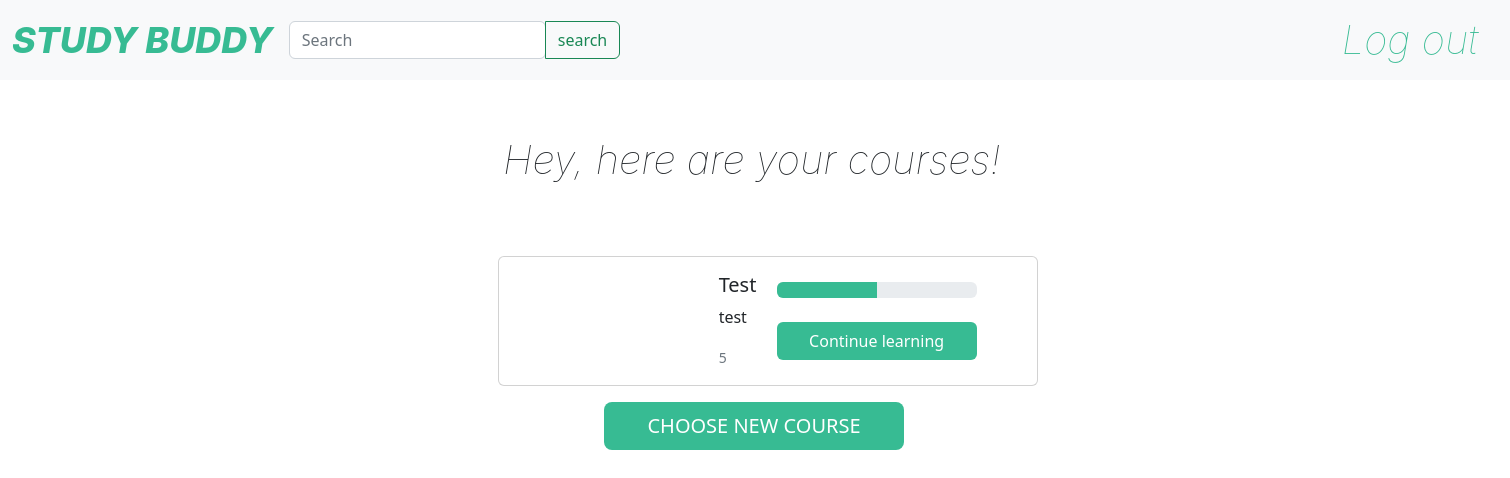
/studentIndex/ (signed in), run on an earlier commit of the app's database.
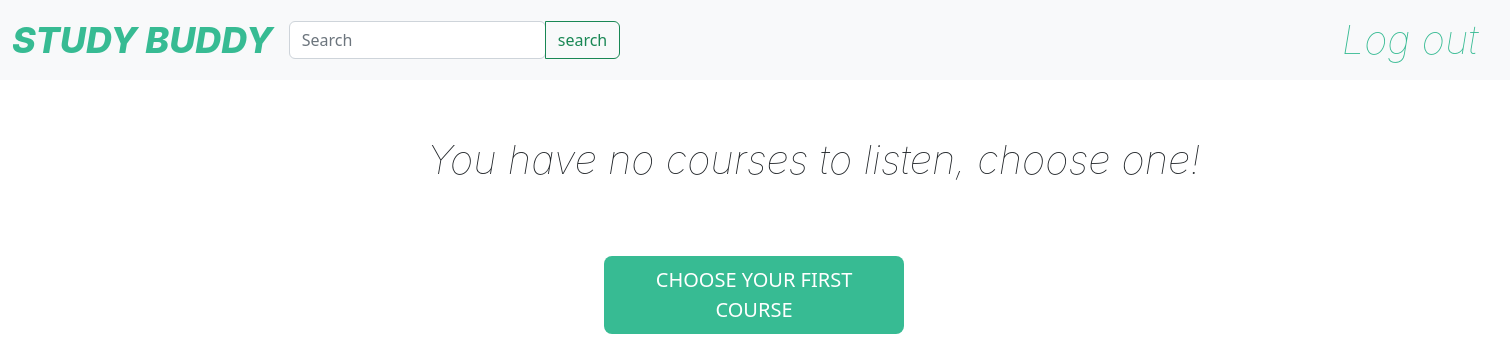
And on a later commit of the database.
### final_project/models.py (models this page shows)
class Course(models.Model):
    id = models.IntegerField(null=False, blank=False, primary_key=True)
    title = models.CharField(max_length=50, null=True, blank=True)
    rating = models.IntegerField(null=True, blank=True)
    course_video = models.FileField(upload_to='course_videos', blank=True)
    description = models.CharField(max_length=50, blank=True, null=True)
    cost = models.IntegerField(null=True, blank=True)
    thumbnail = models.ImageField(upload_to='thumbnails', blank=True)
    course_test = models.FileField(upload_to='course_test', blank=True)

### final_project/views.py (the view)
# urls.py: path('studentIndex/', studentIndex, name="studentIndex"),
def studentIndex(request):
    if request.user.is_authenticated:
        student_courses = StudentCourse.objects.filter(student__user__username=request.user.username)
        courses = list()
        for student_course in student_courses:
            courses.append(student_course.course)
        emptyList = list()
        context = {"courses": courses, "emptyList": emptyList}
        return render(request, "studentIndex.html", context=context)
    else:
        return redirect(login_app)

### templates/studentIndex.html (shortened to what this page needs)
<!DOCTYPE html>
<html lang="en">
<head>
    <link href="https://cdn.jsdelivr.net/npm/bootstrap@5.2.0-beta1/dist/css/bootstrap.min.css" rel="stylesheet"
>
</head>
<body>
<nav class="navbar navbar-expand-lg navbar-light bg-light">
    <div class="container-fluid justify-content-between">
        <div class="d-flex">
            <a class="navbar-brand" href=""
               style="color:#37bb93; font-family: Inter; font-weight: 800; font-size: 36px; font-style: italic">STUDY
                BUDDY</a>
            <form class="input-group w-auto my-auto d-none d-sm-flex" method="post">
                <input
                        autocomplete="off"
                        type="search"
                        class="form-control rounded"
                        placeholder="Search"
                        style="min-width: 125px;"
                />
                <button class="btn btn-outline-success my-2 my-sm-0" type="submit">search</button>
            </form>
        </div>
        <ul class="navbar-nav flex-row">
            <li class="nav-item me-3 me-lg-1">
                <a class="navbar-brand" href="{% url 'logout' %}"
                   style="color:#37bb93; font-family: Inter; font-weight: 100; font-size: 40px; font-style: italic">Log
                    out</a>
            </li>
        </ul>
    </div>
</nav>
{% if courses != emptyList %}
    <p style="font-family: Inter; font-weight: 100; font-size: 40px; font-style: italic; padding: 50px 50px; position: relative; left: 30%">
        Hey, here are your courses!
    </p>
    <div id="cards">
        {% for course in courses %}
            <div class="card mb-3" style="max-width: 540px;position:relative; left: 33%">
                <div class="row no-gutters">
                    <div class="col-md-4">
                    </div>
                    <div class="col-md-8">
                        <div class="card-parent">
                            <div class="card-child">
                                <h5 class="card-title">{{ course.title }}</h5>
                                <p class="card-text">{{ course.description }}</p>
                                <p class="card-text"><small class="text-muted">{{ course.rating }}</small></p>
                            </div>
                            <div class="card-child">
                                <div class="progress">
                                    <div class="progress-bar" role="progressbar"
                                         style="width: 50%; background-color: #37bb93"
                                         aria-valuenow="50" aria-valuemin="0" aria-valuemax="100"></div>
                                </div>
                                <br>
                                <a class="btn btn-m" style="color: white; background: #37BB93; width: 200px"
                                   href="{% url 'continue_learning' id=course.id %}">Continue learning</a>
                            </div>
                        </div>
                    </div>
                </div>
            </div>
        {% endfor %}
    </div>
    <a class="btn btn-lg" style="color: white; background: #37BB93; width: 300px;position:relative; left: 40%"
       href="{% url 'chooseNewCourse' %}">CHOOSE NEW COURSE</a>
{% endif %}
{% if courses == emptyList %}
    <p style="font-family: Inter; font-weight: 100; font-size: 40px; font-style: italic; padding: 50px 50px; position: relative; left: 25%">
        You have no courses to listen, choose one!
    </p>
    <a class="btn btn-lg" style="color: white; background: #37BB93; width: 300px; position:relative; left: 40%"
       href="{% url 'chooseNewCourse' %}">CHOOSE YOUR FIRST COURSE</a>
{% endif %}
</body>
</html>

What changed in the data, as far as the page shows it:
removed Course: title "Test", description "test", rating "5"
Also different on the page:
text no longer shown: "Hey, here are your courses! CHOOSE NEW COURSE"
text now shown: "You have no courses to listen, choose one! CHOOSE YOUR FIRST COURSE"
